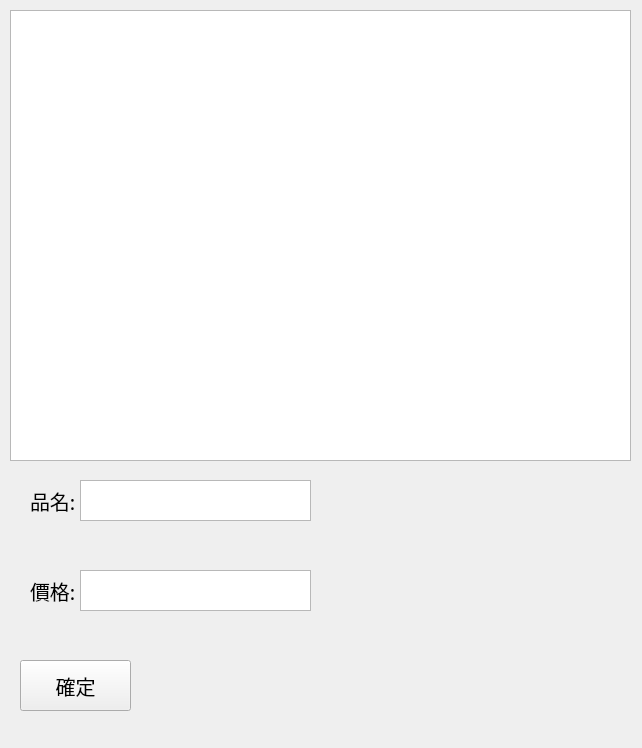
<?xml version="1.0" encoding="UTF-8"?>
<ui version="4.0">
 <class>Form</class>
 <widget class="QWidget" name="Form">
  <property name="geometry">
   <rect>
    <x>0</x>
    <y>0</y>
    <width>642</width>
    <height>748</height>
   </rect>
  </property>
  <property name="windowTitle">
   <string>登入新品項</string>
  </property>
  <widget class="QLabel" name="label_2">
   <property name="geometry">
    <rect>
     <x>30</x>
     <y>480</y>
     <width>51</width>
     <height>41</height>
    </rect>
   </property>
   <property name="font">
    <font>
     <family>微軟正黑體</family>
     <pointsize>15</pointsize>
    </font>
   </property>
   <property name="text">
    <string>品名:</string>
   </property>
  </widget>
  <widget class="QLabel" name="label_3">
   <property name="geometry">
    <rect>
     <x>30</x>
     <y>570</y>
     <width>51</width>
     <height>41</height>
    </rect>
   </property>
   <property name="font">
    <font>
     <family>微軟正黑體</family>
     <pointsize>15</pointsize>
    </font>
   </property>
   <property name="text">
    <string>價格:</string>
   </property>
  </widget>
  <widget class="QPushButton" name="okButton">
   <property name="geometry">
    <rect>
     <x>20</x>
     <y>660</y>
     <width>111</width>
     <height>51</height>
    </rect>
   </property>
   <property name="font">
    <font>
     <family>微軟正黑體</family>
     <pointsize>15</pointsize>
    </font>
   </property>
   <property name="text">
    <string>確定</string>
   </property>
  </widget>
  <widget class="QTextEdit" name="name_textEdit_2">
   <property name="geometry">
    <rect>
     <x>80</x>
     <y>480</y>
     <width>231</width>
     <height>41</height>
    </rect>
   </property>
   <property name="font">
    <font>
     <family>微軟正黑體</family>
     <pointsize>15</pointsize>
    </font>
   </property>
  </widget>
  <widget class="QTextEdit" name="price_textEdit_3">
   <property name="geometry">
    <rect>
     <x>80</x>
     <y>570</y>
     <width>231</width>
     <height>41</height>
    </rect>
   </property>
   <property name="font">
    <font>
     <family>微軟正黑體</family>
     <pointsize>15</pointsize>
    </font>
   </property>
  </widget>
  <widget class="QTableView" name="tableView">
   <property name="geometry">
    <rect>
     <x>10</x>
     <y>10</y>
     <width>621</width>
     <height>451</height>
    </rect>
   </property>
   <property name="font">
    <font>
     <family>微軟正黑體</family>
     <pointsize>15</pointsize>
    </font>
   </property>
  </widget>
 </widget>
 <resources/>
 <connections/>
</ui>
